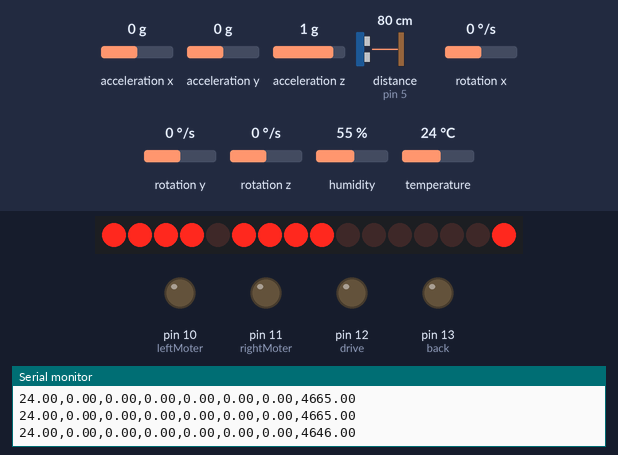
A sketch run on a simulated Arduino Uno, built with avr-gcc and run on an emulated ATmega328P. On the bench: 16 shift-register outputs drawn as a row of LEDs (first output left, lit = HIGH), output pins drawn as LEDs (lit = HIGH), the last lines printed to the serial monitor. Wiring (inferred from the names in the program): ultrasonic range finder: trigger pin 4; echo pin 5; MPU-6050 motion sensor at I2C address 0x68; 2 × shift register (74HC595): data pin 7; shift clock pin 9; latch pin 8. Wiring (inferred from the signals the program sends): row of LEDs: on Q0, Q1, Q2, Q3, Q4, Q5, Q6, Q7, Q8, Q9, Q10, Q11, Q12, Q13, Q14, Q15. The test bench sets the inputs (shaded band); at power-on: acceleration x 0 g, distance to the obstacle (sensor on pin 5) 80 cm, acceleration y 0 g, acceleration z 1 g, rotation x 0 °/s, rotation y 0 °/s, rotation z 0 °/s, humidity 55 %, temperature 24 °C. The echo pulse lasts 58.3 µs per cm; pins used as bus, display or sensor lines are not drawn.

Above: at 3.2 s.
3.3 s: acceleration x set to -1.4 g
At 4.0 s:
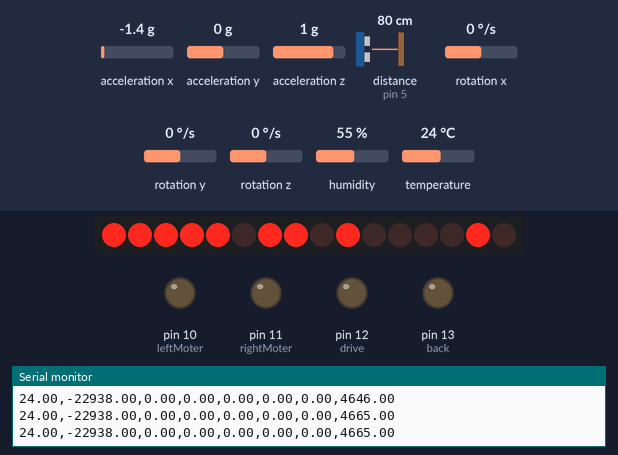
4.9 s: distance to the obstacle (sensor on pin 5) set to 2 cm
At 5.85 s:
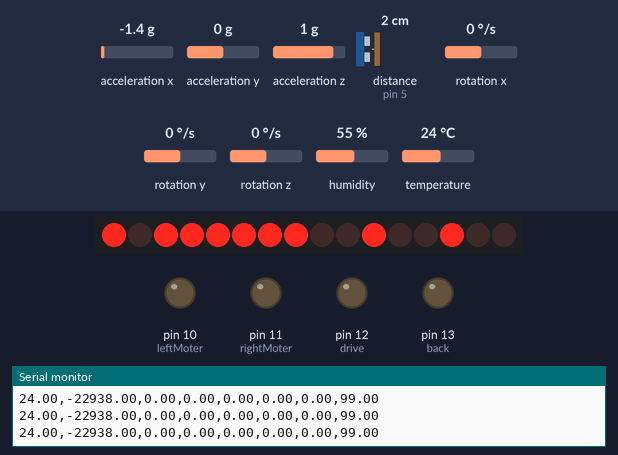
Timing chart, 0 to 16.9 s (numbered marks = the images above; inputs shaded):
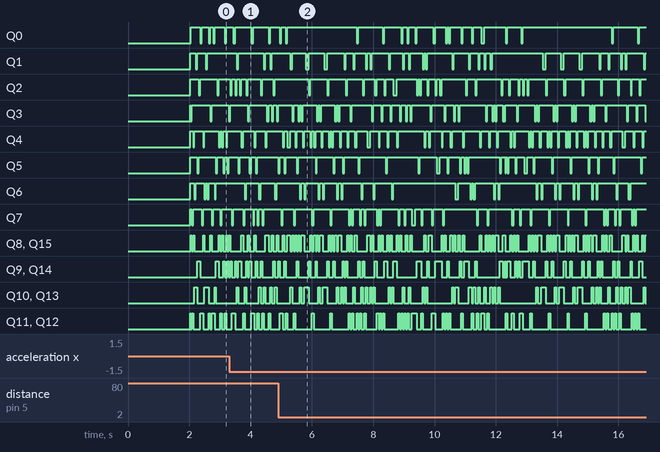

The sketch:

mappingcon.ino
```cpp
#include <DHT.h>
#include<Wire.h>

// MPU-6050のアドレス、レジスタ設定値
#define MPU6050_WHO_AM_I    0x75  // Read Only
#define MPU6050_PWR_MGMT_1  0x6B  // Read and Write
#define MPU6050_AX  0x3B
#define MPU6050_ADDR 0x68

#define dataPin 7
#define RCLK 8
#define SRCLK 9

#define leftMoter 10
#define rightMoter 11
#define drive 12
#define back 13

#define echo_pin 5
#define trig_pin 4
#define DHT_pin 3
#define DHT_type DHT11
// #define vs 8

// offset
#define AX_OFFSET -473
#define AY_OFFSET -1196
#define AZ_OFFSET 3403
#define GX_OFFSET 30
#define GY_OFFSET 19
#define GZ_OFFSET 18

DHT dht(DHT_pin,DHT_type);
/* 温度など計測値 */
float tempC=15.0;


char ok=false;

float offset[6];

void setOffset(){
  for(int i=0;i<100;i++){
    Wire.beginTransmission(MPU6050_ADDR);
    Wire.write(MPU6050_AX);
    Wire.endTransmission();
    Wire.requestFrom(MPU6050_ADDR,14);
    while (Wire.available() < 14);
    short gomi;
    gomi=(Wire.read()<<8)|Wire.read();
    gomi=(Wire.read()<<8)|Wire.read();
    gomi=(Wire.read()<<8)|Wire.read();
    gomi=(Wire.read()<<8)|Wire.read();
    gomi=(Wire.read()<<8)|Wire.read();
    gomi+=(Wire.read()<<8)|Wire.read();
    gomi+=(Wire.read()<<8)|Wire.read();
  }
  for(int i=0;i<1000;i++){
    Wire.beginTransmission(MPU6050_ADDR);
    Wire.write(MPU6050_AX);
    Wire.endTransmission();
    Wire.requestFrom(MPU6050_ADDR,14);
    while (Wire.available() < 14);
    short gomi;
    offset[0]+=(Wire.read()<<8)|Wire.read();
    offset[1]+=(Wire.read()<<8)|Wire.read();
    offset[2]+=(Wire.read()<<8)|Wire.read();
    gomi=(Wire.read()<<8)|Wire.read();
    offset[3]+=(Wire.read()<<8)|Wire.read();
    offset[4]+=(Wire.read()<<8)|Wire.read();
    offset[5]+=(Wire.read()<<8)|Wire.read();
  }
  for(int i=0;i<6;i++){
    offset[i]/=1000.0;
  }
}

// ドットマトリクスに使う
char i=-1;
char j=0;

void setup() {
  pinMode(dataPin,OUTPUT);
  pinMode(RCLK,OUTPUT);
  pinMode(SRCLK,OUTPUT);
  digitalWrite(RCLK,HIGH);

  Wire.begin();
  Serial.begin(9600);
  pinMode(echo_pin,INPUT);
  pinMode(trig_pin,OUTPUT);
  pinMode(DHT_pin,INPUT);
  pinMode(drive,OUTPUT);
  pinMode(back,OUTPUT);
  pinMode(leftMoter,OUTPUT);
  pinMode(rightMoter,OUTPUT);
//  pinMode(vs,OUTPUT);
  dht.begin();

  Wire.beginTransmission(MPU6050_ADDR);
  Wire.write(MPU6050_WHO_AM_I);
  Wire.write(0x00);
  Wire.endTransmission();

  Wire.beginTransmission(MPU6050_ADDR);
  Wire.write(MPU6050_PWR_MGMT_1);
  Wire.write(0x00);
  Wire.endTransmission();

  //LPF設定
  Wire.beginTransmission(0x68);
  Wire.write(0x1A);
  Wire.write(0x03);
  Wire.endTransmission();

  setOffset();

  i=0;
}

unsigned long tempTime=0;
unsigned long writeTimer=0;

// 模様を決める(上から順番)
unsigned char rowData[10][8] = {
  {0x18,0x24,0x42,0x81,0x81,0x42,0x24,0x18},  // ○
  {0xFF,0xFF,0xFF,0xFF,0xFF,0xFF,0xFF,0xFF},  // ブレーキ =
  {0x18,0x3C,0x18,0x18,0x18,0x3C,0x18,0x18},  // ゆっくり前進 小さい矢印
  {0x18,0x18,0x3C,0x18,0x18,0x18,0x3C,0x18},  // ゆっくり後退
  {0x0F,0x07,0x07,0x09,0x10,0x20,0x40,0x80},  // 右前
  {0xF0,0xE0,0xE0,0x90,0x08,0x04,0x02,0x01},  // 左前
  {0x80,0x40,0x20,0x10,0x09,0x07,0x07,0x0F},  // 右後
  {0x01,0x02,0x04,0x08,0x90,0xE0,0xE0,0xF0},  // 左後
  {0x18,0x3C,0x7E,0xFF,0x3C,0x3C,0x3C,0x3C},  // 前
  {0x3C,0x3C,0x3C,0x3C,0xFF,0x7E,0x3C,0x18}   // 後ろ
};
unsigned char colData[10][8] ={
  {0x01,0x02,0x04,0x08,0x10,0x20,0x40,0x80},
  {0x3C,0x3C,0x3C,0x3C,0x3C,0x3C,0x3C,0x3C},
  {0x04,0x08,0x10,0x20,0x04,0x08,0x10,0x20},
  {0x04,0x08,0x10,0x20,0x04,0x08,0x10,0x20},
  {0x01,0x02,0x04,0x08,0x10,0x20,0x40,0x80},
  {0x01,0x02,0x04,0x08,0x10,0x20,0x40,0x80},
  {0x01,0x02,0x04,0x08,0x10,0x20,0x40,0x80},
  {0x01,0x02,0x04,0x08,0x10,0x20,0x40,0x80},
  {0x01,0x02,0x04,0x08,0x10,0x20,0x40,0x80},
  {0x01,0x02,0x04,0x08,0x10,0x20,0x40,0x80}
};

void loop() {
  if(millis()-writeTimer<10){
    if (Serial.available() > 0) {
      char x=Serial.read();
      if(0<=x && x<=8)
        i=x+1;
    }
  }

  else{
  String s="";
  if(abs(millis()-tempTime)>2000){
    float newTemp=dht.readTemperature();
    tempTime=millis();

    if(!isnan(newTemp)){
      tempC=newTemp;
    }
  }
  s+=String(tempC)+",";

  Wire.beginTransmission(MPU6050_ADDR);
  Wire.write(MPU6050_AX);
  Wire.endTransmission();
  Wire.requestFrom(MPU6050_ADDR,14);
  while (Wire.available() < 14);
  float ax,ay,az,gx,gy,gz;
  short gomi;
  ax=(Wire.read()<<8)|Wire.read();
  ay=(Wire.read()<<8)|Wire.read();
  az=(Wire.read()<<8)|Wire.read();
  gomi=(Wire.read()<<8)|Wire.read();
  gx=(Wire.read()<<8)|Wire.read();
  gy=(Wire.read()<<8)|Wire.read();
  gz=(Wire.read()<<8)|Wire.read();

  s+=String(ax-offset[0]); s+=",";
  s+=String(ay-offset[1]); s+=",";
  s+=String(az-offset[2]); s+=",";
  s+=String(gx-offset[3]); s+=",";
  s+=String(gy-offset[4]); s+=",";
  s+=String(gz-offset[5]); s+=",";
//  Serial.print(ax);Serial.print(",");
//  Serial.print(ay);Serial.print(",");
//  Serial.print(az);Serial.print(",");
//  Serial.print(gx);Serial.print(",");
//  Serial.print(gy);Serial.print(",");
//  Serial.print(gz);Serial.print(",");

  digitalWrite(trig_pin,LOW);
  delayMicroseconds(2);
  digitalWrite(trig_pin,HIGH);
  delayMicroseconds(10);
  digitalWrite(trig_pin,LOW);
  double Duration=pulseIn(echo_pin,HIGH);

  s+=String(Duration);
  Serial.println(s);

  writeTimer=millis();
  }

  if(i==1){
    digitalWrite(drive,HIGH);
    digitalWrite(back,HIGH);
    analogWrite(leftMoter,0);
    analogWrite(rightMoter,0);
  }
  else if(i==2){
    digitalWrite(drive,HIGH);
    digitalWrite(back,LOW);
    analogWrite(leftMoter,50);
    analogWrite(rightMoter,50);
  }
  else if(i==3){
    digitalWrite(drive,LOW);
    digitalWrite(back,HIGH);
    analogWrite(leftMoter,50);
    analogWrite(rightMoter,50);
  }
  else if(i==4){
    digitalWrite(drive,HIGH);
    digitalWrite(back,LOW);
    analogWrite(leftMoter,0);
    analogWrite(rightMoter,255);
  }
  else if(i==5){
    digitalWrite(drive,HIGH);
    digitalWrite(back,LOW);
    analogWrite(leftMoter,255);
    analogWrite(rightMoter,0);
  }
  else if(i==6){
    digitalWrite(drive,LOW);
    digitalWrite(back,HIGH);
    analogWrite(leftMoter,0);
    analogWrite(rightMoter,255);
  }
  else if(i==7){
    digitalWrite(drive,LOW);
    digitalWrite(back,HIGH);
    analogWrite(leftMoter,255);
    analogWrite(rightMoter,0);
  }
  else if(i==8){
    digitalWrite(drive,HIGH);
    digitalWrite(back,LOW);
    analogWrite(leftMoter,200);
    analogWrite(rightMoter,200);
  }
  else if(i==9){
    digitalWrite(drive,LOW);
    digitalWrite(back,HIGH);
    analogWrite(leftMoter,200);
    analogWrite(rightMoter,200);
  }

  if(-1<i){
    digitalWrite(RCLK,LOW);
    shiftOut(dataPin,SRCLK,MSBFIRST,rowData[i][j]);
    shiftOut(dataPin,SRCLK,MSBFIRST,0xFF^colData[i][j]);
    digitalWrite(RCLK,HIGH);
  }
  j++;
  j%=8;
}
```
